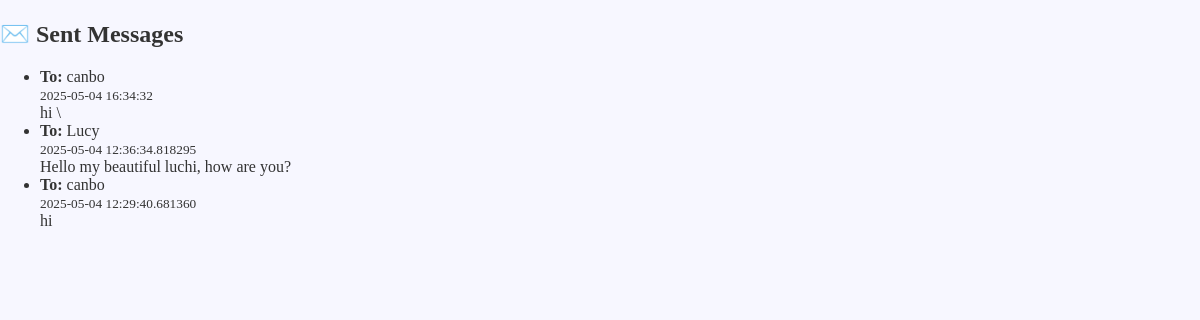
The page /sent_messages (signed in) on the database as committed earlier.
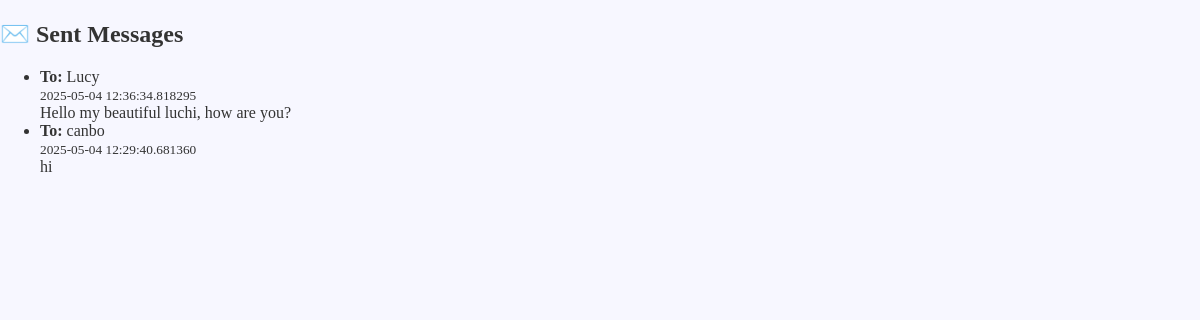
The same page on the database as committed later.
### tables this page shows
CREATE TABLE messages (
        id INTEGER PRIMARY KEY AUTOINCREMENT,
        sender_id INTEGER,
        recipient_id INTEGER,
        content TEXT,
        timestamp DATETIME DEFAULT CURRENT_TIMESTAMP, read INTEGER DEFAULT 0, deleted INTEGER DEFAULT 0, is_read INTEGER DEFAULT 0,
        FOREIGN KEY(sender_id) REFERENCES users(id),
        FOREIGN KEY(recipient_id) REFERENCES users(id)
    );

CREATE TABLE users (
    id INTEGER PRIMARY KEY AUTOINCREMENT,
    username TEXT NOT NULL UNIQUE,
    password TEXT NOT NULL
, profile_pic TEXT, zodiac_sign TEXT, birth_year INTEGER, favorite_color TEXT, favorite_animal TEXT, favorite_subject TEXT, favorite_hobby TEXT, favorite_movie TEXT, favorite_book TEXT, is_admin INTEGER NOT NULL DEFAULT 0, first TEXT NOT NULL DEFAULT '', last TEXT NOT NULL DEFAULT '', is_approved INTEGER NOT NULL DEFAULT 0);

### app.py (the view)
@app.route('/sent_messages')
def sent_messages():
    user_id = session.get('user_id')
    if not user_id:
        return redirect(url_for('login'))
    db = get_db()
    sent = query_db(
        """
        SELECT
          m.id,
          u.username     AS recipient,
          m.content,
          m.timestamp
        FROM messages m
        JOIN users u ON m.recipient_id = u.id
        WHERE m.sender_id = ? AND m.deleted = 0
        ORDER BY m.timestamp DESC
        """,
        (user_id,)
    )
    return render_template('sent_messages.html', messages=sent)

### app.py (called while the page is built)
def get_db():
    if 'db' not in g:
        g.db = sqlite3.connect(DB_FILE)
        g.db.row_factory = sqlite3.Row
    return g.db

def query_db(query, args=(), one=False):
    conn = sqlite3.connect(DB_FILE)
    conn.row_factory = sqlite3.Row
    cur = conn.cursor()
    cur.execute(query, args)
    rv = cur.fetchall()
    conn.commit()
    conn.close()
    return (rv[0] if rv else None) if one else rv

### templates/sent_messages.html (shortened to what this page needs)
{% extends 'base.html' %}
{% block body %}
  <h2>✉️ Sent Messages</h2>
  {% if messages %}
    <ul class="message-list">
      {% for m in messages %}
        <li>
          <strong>To:</strong> {{ m['recipient'] }}<br>
          <small>{{ m['timestamp'] }}</small><br>
          <div>{{ m['content']|safe }}</div>
        </li>
      {% endfor %}
    </ul>
  {% else %}
    <p>No sent messages.</p>
  {% endif %}
{% endblock %}

Rows that differ between the two databases and show on the page:
no longer on this page (row edited): messages: recipient "canbo", timestamp "2025-05-04 16:34:32", content "hi \\"
